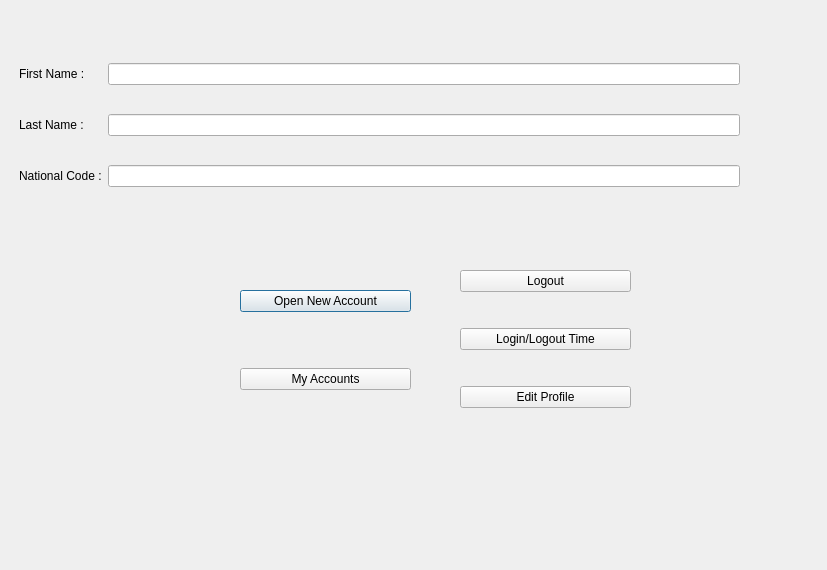
<?xml version="1.0" encoding="UTF-8"?>
<ui version="4.0">
 <class>Customer</class>
 <widget class="QDialog" name="Customer">
  <property name="geometry">
   <rect>
    <x>0</x>
    <y>0</y>
    <width>827</width>
    <height>570</height>
   </rect>
  </property>
  <property name="windowTitle">
   <string>Customer</string>
  </property>
  <widget class="QWidget" name="gridLayoutWidget">
   <property name="geometry">
    <rect>
     <x>240</x>
     <y>240</y>
     <width>171</width>
     <height>201</height>
    </rect>
   </property>
   <layout class="QGridLayout" name="gridLayout">
    <item row="0" column="0">
     <widget class="QPushButton" name="OpenNewAccount">
      <property name="text">
       <string>Open New Account</string>
      </property>
     </widget>
    </item>
    <item row="1" column="0">
     <widget class="QPushButton" name="MyAccounts">
      <property name="text">
       <string>My Accounts</string>
      </property>
     </widget>
    </item>
   </layout>
  </widget>
  <widget class="QWidget" name="gridLayoutWidget_2">
   <property name="geometry">
    <rect>
     <x>460</x>
     <y>240</y>
     <width>171</width>
     <height>201</height>
    </rect>
   </property>
   <layout class="QGridLayout" name="gridLayout_2">
    <item row="1" column="0">
     <widget class="QPushButton" name="enteryExitTime">
      <property name="text">
       <string>Login/Logout Time</string>
      </property>
     </widget>
    </item>
    <item row="2" column="0">
     <widget class="QPushButton" name="editprofile">
      <property name="text">
       <string>Edit Profile</string>
      </property>
     </widget>
    </item>
    <item row="0" column="0">
     <widget class="QPushButton" name="Logout">
      <property name="text">
       <string>Logout</string>
      </property>
     </widget>
    </item>
   </layout>
  </widget>
  <widget class="QWidget" name="gridLayoutWidget_3">
   <property name="geometry">
    <rect>
     <x>19</x>
     <y>40</y>
     <width>721</width>
     <height>171</height>
    </rect>
   </property>
   <layout class="QGridLayout" name="gridLayout_3">
    <item row="0" column="1">
     <widget class="QLineEdit" name="first">
      <property name="readOnly">
       <bool>true</bool>
      </property>
     </widget>
    </item>
    <item row="1" column="1">
     <widget class="QLineEdit" name="last">
      <property name="readOnly">
       <bool>true</bool>
      </property>
     </widget>
    </item>
    <item row="2" column="1">
     <widget class="QLineEdit" name="ncode">
      <property name="readOnly">
       <bool>true</bool>
      </property>
     </widget>
    </item>
    <item row="0" column="0">
     <widget class="QLabel" name="label">
      <property name="text">
       <string>First Name :</string>
      </property>
     </widget>
    </item>
    <item row="1" column="0">
     <widget class="QLabel" name="label_2">
      <property name="text">
       <string>Last Name :</string>
      </property>
     </widget>
    </item>
    <item row="2" column="0">
     <widget class="QLabel" name="label_3">
      <property name="text">
       <string>National Code :</string>
      </property>
     </widget>
    </item>
   </layout>
  </widget>
 </widget>
 <resources/>
 <connections/>
</ui>
